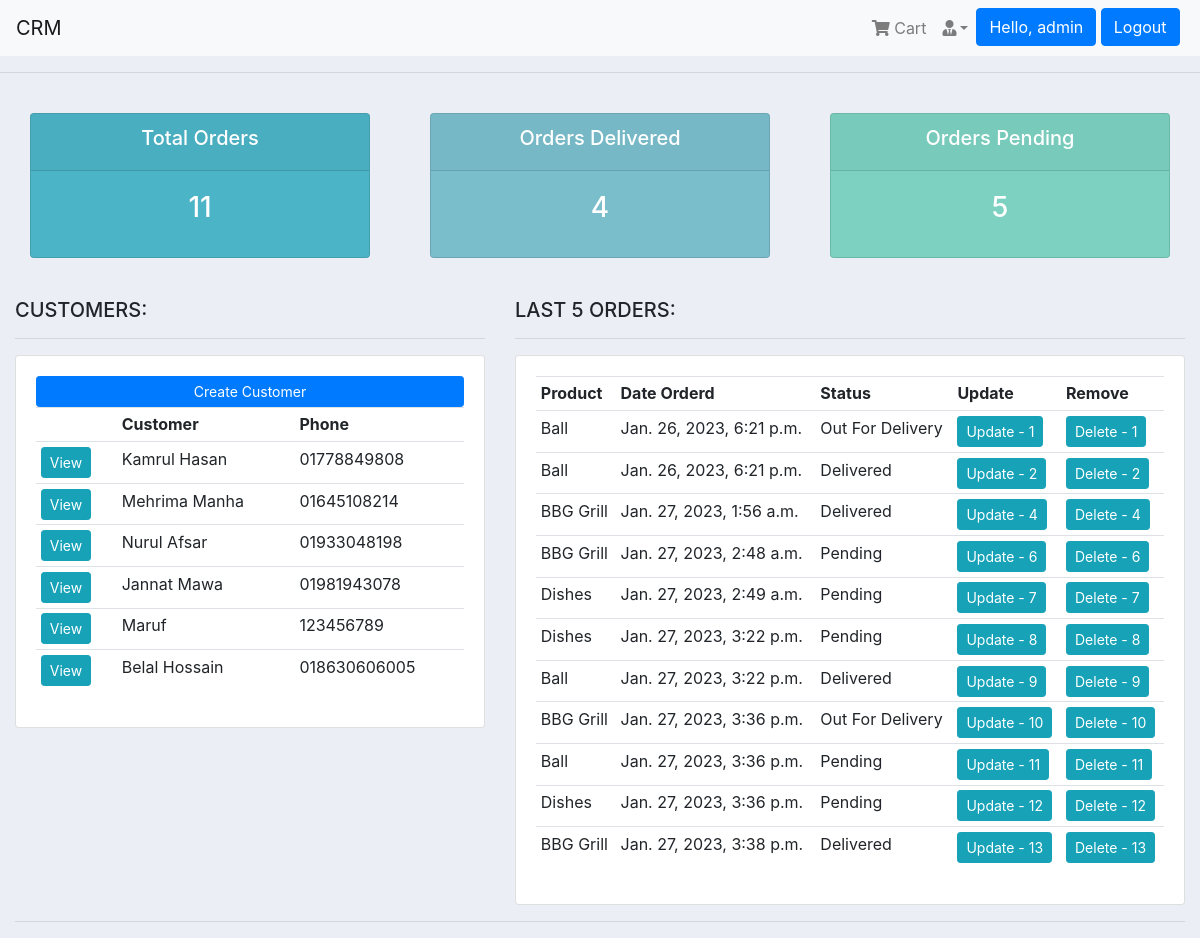
The app's page / (signed in), older data.
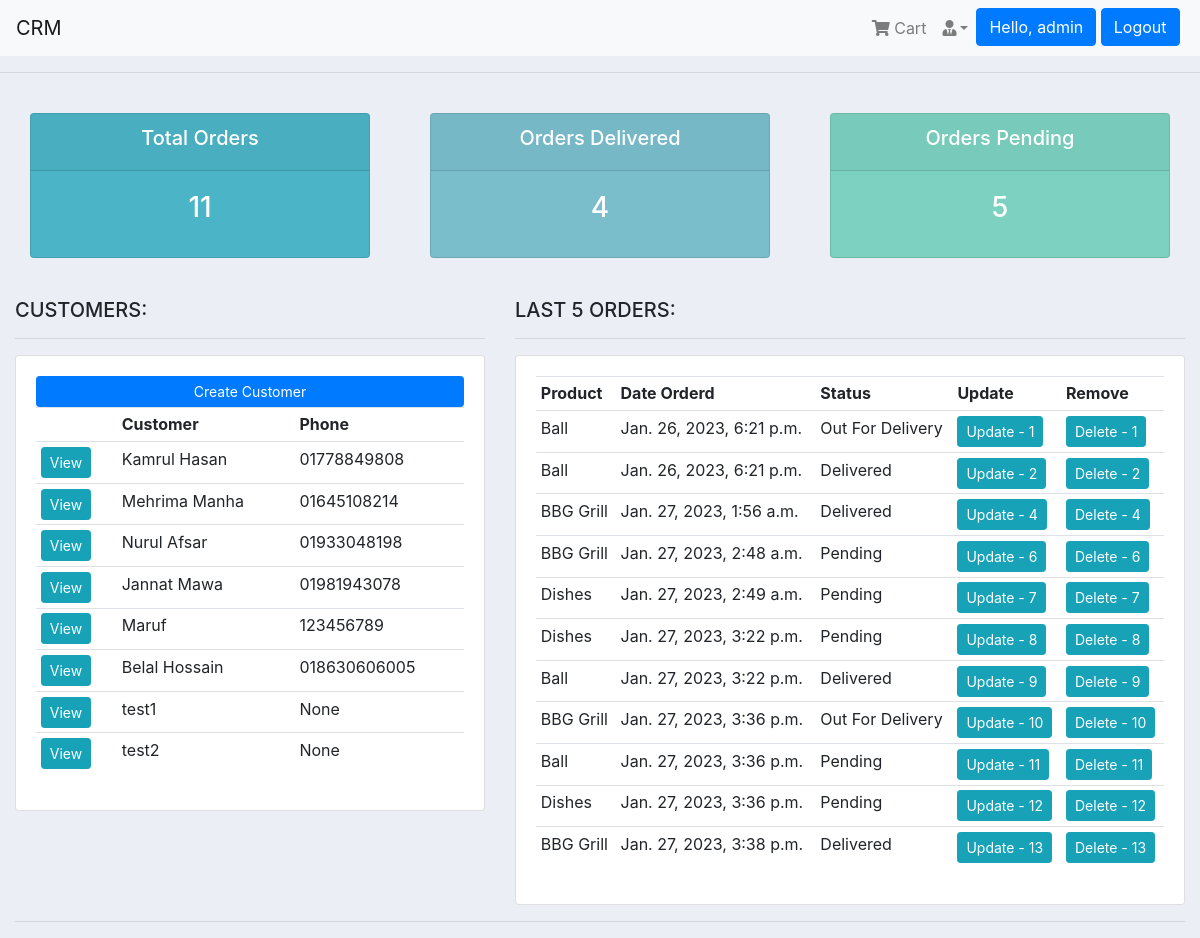
The same page, newer data.
### accounts/models.py (models this page shows, shortened)
class Customer(models.Model):
    user = models.OneToOneField(User,null=True,on_delete=models.CASCADE)
    name = models.CharField(max_length=200,null=True)
    phone = models.CharField(max_length=20,null=True)
    email = models.CharField(max_length=60,null=True)
    profile_pic = models.ImageField(default='logo.png',upload_to='profile',null=True,blank=True)
    date_created = models.DateTimeField(auto_now_add=True)

class Order(models.Model):
    STATUS = (
        ('Pending','Pending'),
        ('Out For Delivery','Out for delivery'),
        ('Delivered','Delivered'),
    )
    customer = models.ForeignKey(Customer,on_delete=models.SET_NULL,null=True)
    product = models.ForeignKey(Product,on_delete=models.SET_NULL,null=True)
    date_created = models.DateTimeField(auto_now_add=True)
    status = models.CharField(max_length=50,null=True,choices=STATUS)
    note = models.CharField(max_length=1000,null=True)

class Product(models.Model):
    CATEGORY = (
        ('Indoor','Indoor'),
        ('Outdoor','Outdoor'),
    )
    name = models.CharField(max_length=200,null=True)
    price = models.DecimalField(max_digits=10,decimal_places=2,default=0.0)
    category = models.CharField(max_length=50,null=True,choices=CATEGORY)
    description = models.CharField(max_length=200,null=True)
    date_created = models.DateTimeField(auto_now_add=True)
    tags = models.ManyToManyField(Tag)

### accounts/decorators.py (the view)
    def wrapper_function(request,*args,**kwargs):
        group = None
        if request.user.groups.exists():
            group = request.user.groups.all()[0].name
            print("Group",group)
        if group=='customer':
            return redirect('user_page')
        if group == 'admin':
            return view_func(request,*args,**kwargs)

### accounts/views.py (called while the page is built)
@login_required
@admin_only
def home(request):
    orders = Order.objects.all()
    customers = Customer.objects.all()
    total_customers = customers.count()
    total_orders = orders.count()
    delivered = Order.objects.filter(status='Delivered').count()
    pending = Order.objects.filter(status='Pending').count()
    content = {'title':'Dashboard','orders':orders,'customers':customers,
    'total_customers':total_customers,'total_orders':total_orders,
    'delivered':delivered,'pending':pending}
    return render(request,'accounts/dashboard.html',context=content)

### accounts/templates/accounts/dashboard.html
{% extends 'main.html' %}
{% block content %}
{% include 'accounts/status.html' %}
<br>
<div class="row">
    <div class="col-md-5">
        <h5>CUSTOMERS: </h5>
        <hr>
        <div class="card card-body">
            <a href="{% url 'create_customer' %}" class="btn btn-primary btn-sm btn-block">Create Customer</a>
            <table class="table table-sm">
                <tr>
                    <th></th>
                    <th>Customer</th>
                    <th>Phone</th>
                </tr>
                {% for customer in customers %}
                <tr>
                    <td><a class="btn btn-sm btn-info" href="{% url 'customer' pk=customer.id %}">View</a></td>
                    <td>{{customer.name}}</td>
                    <td>{{customer.phone}}</td>
                </tr>
                {% endfor %}
            </table>
        </div>
    </div>
    <div class="col-md-7">
        <h5>LAST 5 ORDERS:</h5>
        <hr>
        <div class="card card-body">
            <table class="table table-sm">
                <tr>
                    <th>Product</th>
                    <th>Date Orderd</th>
                    <th>Status</th>
                    <th>Update</th>
                    <th>Remove</th>
                </tr>
                {% for order in orders %}
                <tr>
                    <td>{{order.product.name}}</td>
                    <td>{{order.date_created}}</td>
                    <td>{{order.status}}</td>
                    <td><a class="btn btn-sm btn-info" href="{% url 'update_order' pk=order.id %}">Update -
                            {{order.id}}</a></td>
                    <td><a class="btn btn-sm btn-info" href="{% url 'delete_order' pk=order.id %}">Delete -
                            {{order.id}}</a></td>
                </tr>
                {% endfor %}
            </table>
        </div>
    </div>
</div>
<hr>
{% endblock content %}

Row changes from the older to the newer data that the page shows:
added Customer: name "test1", phone "None"
added Customer: name "test2", phone "None"
